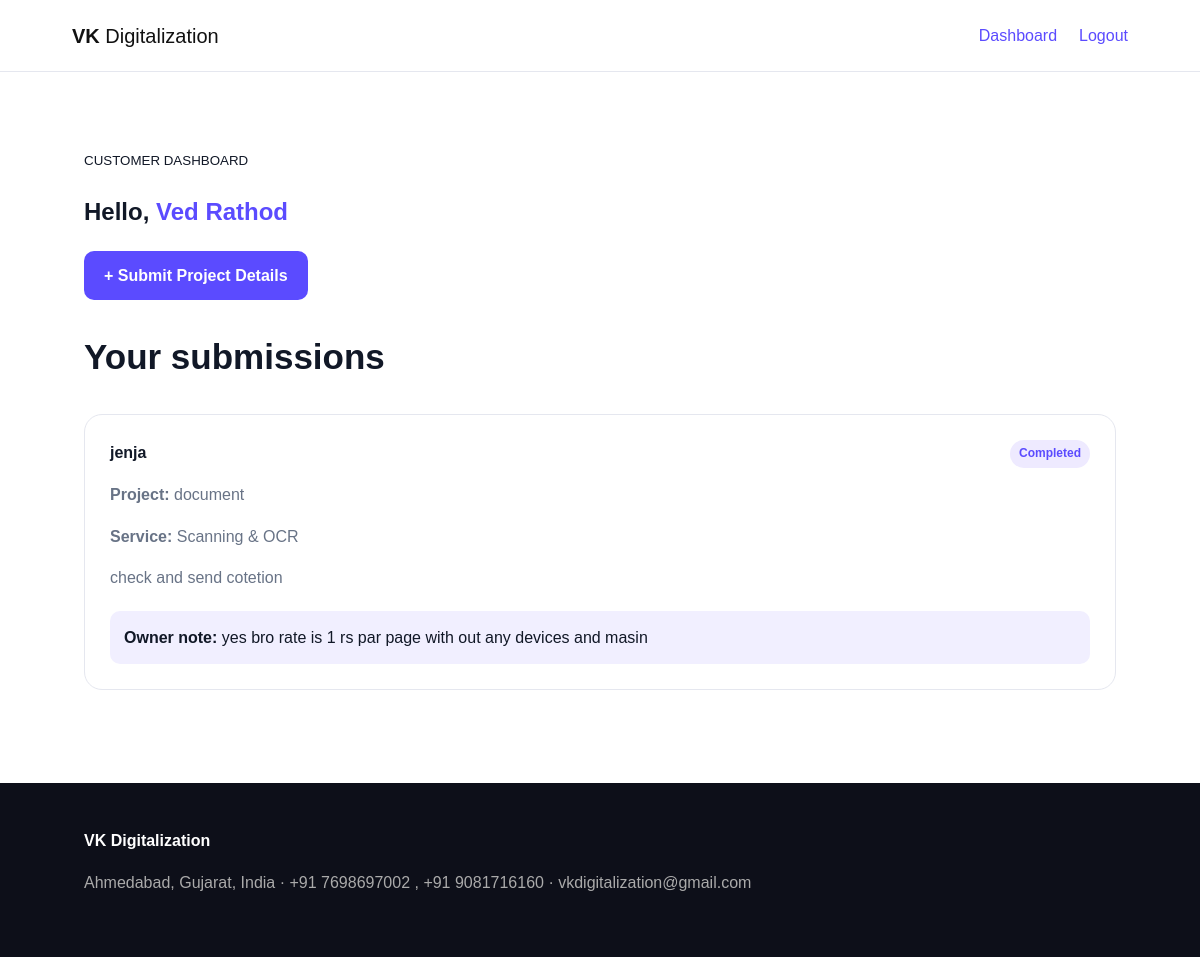
Page /dashboard (signed in) on the committed database.
### app.py (models this page shows, shortened)
class User(db.Model):
    id=db.Column(db.Integer,primary_key=True)
    name=db.Column(db.String(120),nullable=False)
    email=db.Column(db.String(160),unique=True,nullable=False)
    password_hash=db.Column(db.String(255),nullable=False)
    role=db.Column(db.String(20),default="customer",nullable=False)
    created_at=db.Column(db.DateTime,default=datetime.utcnow)
    submissions=db.relationship("CustomerDetail",backref="customer",lazy=True)

class CustomerDetail(db.Model):
    id=db.Column(db.Integer,primary_key=True)
    customer_id=db.Column(db.Integer,db.ForeignKey("user.id"),nullable=False)
    company_name=db.Column(db.String(160),nullable=False)
    phone=db.Column(db.String(50))
    service=db.Column(db.String(120))
    project_title=db.Column(db.String(200))
    message=db.Column(db.Text,nullable=False)
    status=db.Column(db.String(30),default="New")
    owner_note=db.Column(db.Text,default="")
    created_at=db.Column(db.DateTime,default=datetime.utcnow)

### app.py (the view)
@app.route("/dashboard")
@login_required
def dashboard():
    u=db.session.get(User,session["user_id"])
    return render_template("dashboard.html",company=COMPANY,user=u,details=CustomerDetail.query.filter_by(customer_id=u.id).order_by(CustomerDetail.created_at.desc()).all())

### app.py (called while the page is built)
def login_required(f):
    @wraps(f)
    def w(*a,**kw):
        if "user_id" not in session: flash("Please login first.","error"); return redirect(url_for("login"))
        return f(*a,**kw)
    return w

@app.context_processor
def ctx(): return {"current_user":session.get("user_name"),"current_role":session.get("role")}

### templates/dashboard.html
{% extends "base.html" %}{% block title %}Customer Dashboard{% endblock %}{% block content %}<section class="page"><small>CUSTOMER DASHBOARD</small><h1>Hello, <span>{{user.name}}</span></h1><a class="btn" href="{{url_for('submit_details')}}">+ Submit Project Details</a><h2>Your submissions</h2>{% for d in details %}<article class="item"><b>{{d.company_name}}</b><span class="status">{{d.status}}</span><p><b>Project:</b> {{d.project_title or 'Not specified'}}</p><p><b>Service:</b> {{d.service or 'Not specified'}}</p><p>{{d.message}}</p>{% if d.owner_note %}<div class="note"><b>Owner note:</b> {{d.owner_note}}</div>{% endif %}</article>{% else %}<div class="empty">No submissions yet.</div>{% endfor %}</section>{% endblock %}

### static/css/style.css (style rules this page uses)
:root { --a:#5b4bff;--dark:#111322;--line:#e5e7ef;--muted:#687386 }
* { box-sizing:border-box }
body { margin:0;font-family:Arial,sans-serif;color:#111827;line-height:1.6 }
a { text-decoration:none;color:var(--a) }
.btn { display:inline-block;background:var(--a);color:white;border:0;border-radius:10px;padding:12px 20px;font-weight:700;cursor:pointer }
.hero h1 span,h1 span { color:var(--a) }
.section,.page { padding:75px 7%;max-width:1200px;margin:auto }
.section h2,.page h2 { font-size:35px }
.grid article,.item,.card { border:1px solid var(--line);border-radius:18px;padding:25px;background:#fff }
.grid p,.item p { color:var(--muted) }
.demo,.note { margin-top:20px;padding:14px;background:#f1efff;border-radius:10px }
.status { float:right;background:#eeeaff;color:var(--a);padding:4px 9px;border-radius:15px;font-size:12px;font-weight:bold }
.item { margin:18px 0 }

### rows in the picture
User: name "Ved Rathod"
CustomerDetail: company_name "jenja", status "Completed", project_title "document", service "Scanning & OCR", message "check and send cotetion", owner_note "yes bro rate is 1 rs par page with out any devices and masin"

### other values in the picture
{{ company.location }} "Ahmedabad, Gujarat, India"
{{ company.phone }} "+91 7698697002 , +91 9081716160"
{{ company.email }} "vkdigitalization@gmail.com"
